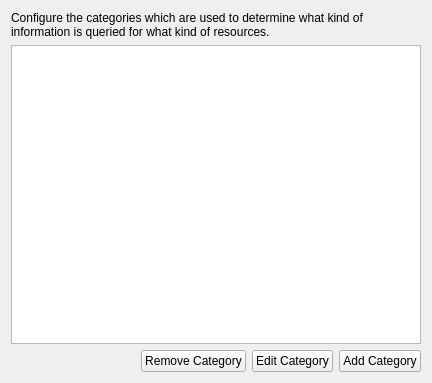
<?xml version="1.0" encoding="UTF-8"?>
<ui version="4.0">
 <class>CategoriesWidget</class>
 <widget class="QWidget" name="CategoriesWidget">
  <property name="geometry">
   <rect>
    <x>0</x>
    <y>0</y>
    <width>432</width>
    <height>383</height>
   </rect>
  </property>
  <layout class="QVBoxLayout" name="verticalLayout">
   <item>
    <widget class="QLabel" name="label">
     <property name="text">
      <string>Configure the categories which are used to determine what kind of information is queried for what kind of resources.</string>
     </property>
     <property name="wordWrap">
      <bool>true</bool>
     </property>
    </widget>
   </item>
   <item>
    <widget class="QListView" name="m_viewCategories"/>
   </item>
   <item>
    <layout class="QHBoxLayout" name="horizontalLayout">
     <item>
      <spacer name="horizontalSpacer">
       <property name="orientation">
        <enum>Qt::Horizontal</enum>
       </property>
       <property name="sizeHint" stdset="0">
        <size>
         <width>40</width>
         <height>20</height>
        </size>
       </property>
      </spacer>
     </item>
     <item>
      <widget class="KPushButton" name="m_buttonRemoveCategory">
       <property name="text">
        <string>Remove Category</string>
       </property>
      </widget>
     </item>
     <item>
      <widget class="KPushButton" name="m_buttonEditCategory">
       <property name="text">
        <string>Edit Category</string>
       </property>
      </widget>
     </item>
     <item>
      <widget class="KPushButton" name="m_buttonAddCategory">
       <property name="text">
        <string>Add Category</string>
       </property>
      </widget>
     </item>
    </layout>
   </item>
  </layout>
 </widget>
 <customwidgets>
  <customwidget>
   <class>KPushButton</class>
   <extends>QPushButton</extends>
   <header>kpushbutton.h</header>
  </customwidget>
 </customwidgets>
 <resources/>
 <connections/>
</ui>
